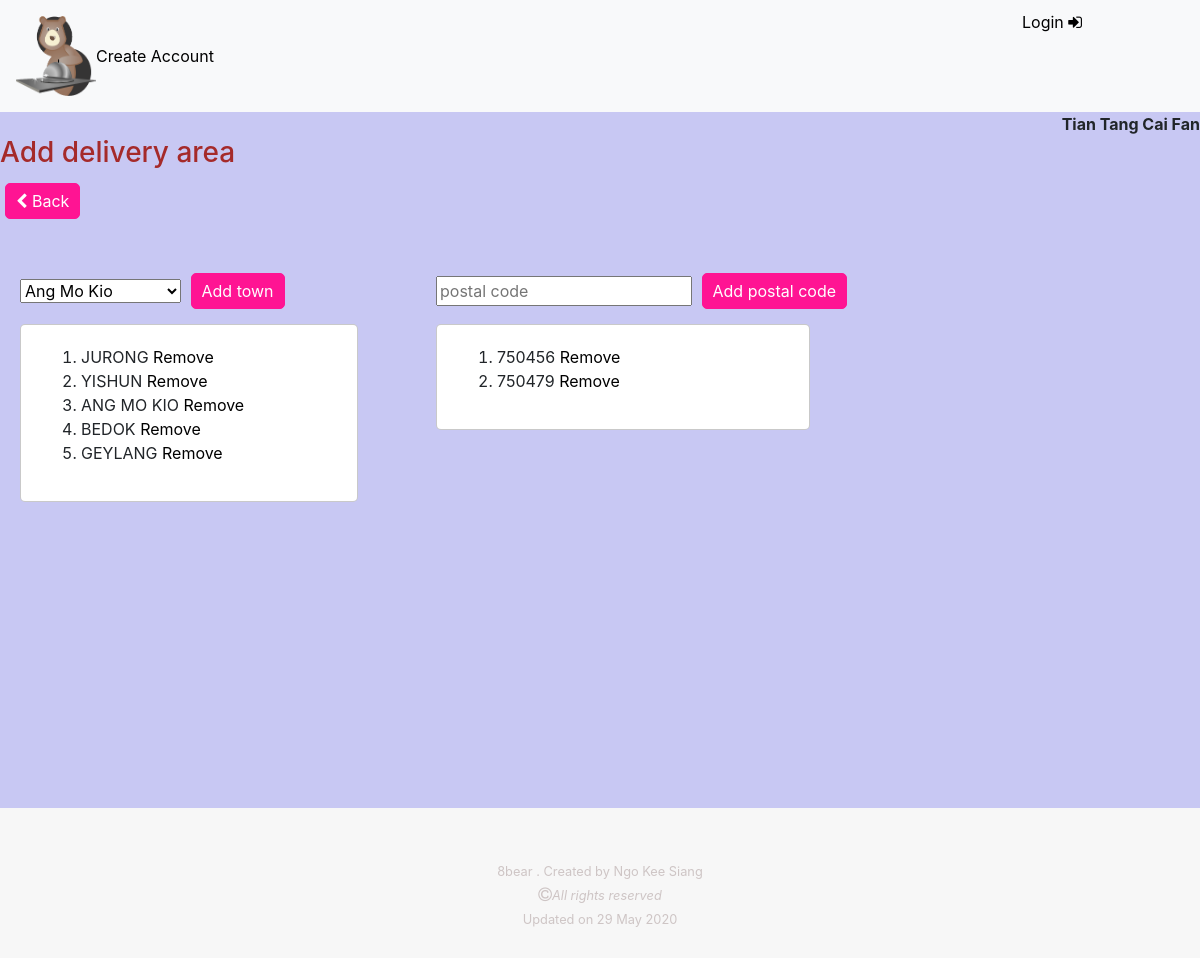
/vendor/profiles/2/delivery_area, run on the app's committed database.
### vendor/models.py (models this page shows, shortened)
class Vendor(models.Model):
    category = models.ManyToManyField(Category)
    postal_code = models.PositiveIntegerField( null=False, blank=False)
    name = models.CharField( max_length=100, null=False, blank=False)
    block = models.PositiveSmallIntegerField( null=False, blank=False)
    street = models.CharField(max_length=254, null=False, blank=False)
    contact = models.PositiveIntegerField(validators=[MinValueValidator(10000000), MaxValueValidator(99999999)], null=False, blank=False)
    date_joined = models.DateTimeField(auto_now_add=True)
    user = models.ForeignKey(User, null=True, on_delete=models.SET_NULL)
    user_contact = models.PositiveIntegerField(validators=[MinValueValidator(10000000), MaxValueValidator(99999999)], null=False, blank=False)
    license_number = models.CharField(max_length=10, null=False, blank=False)
    license_check = models.BooleanField(default=False)
    photo_url=models.URLField(max_length=1024, null=True, blank=True)
    vendordeliverytown = models.ManyToManyField(VendorDeliveryTown)
    vendordeliverypostal = models.ManyToManyField(VendorDeliveryPostal)

class VendorDeliveryTown(models.Model):
    town = models.CharField( max_length=100, null=False, blank=False)
    def __str__(self):
        return str(self.town)

class VendorDeliveryPostal(models.Model):
    postal_code = models.PositiveIntegerField( null=False, blank=False)
    def __str__(self):
        return str(self.postal_code)

### vendor/views.py (the view)
# urls.py: path('profiles/<vendor_profile_id>/delivery_area', vendor.views.create_delivery_area, name='create_delivery_area_route'),
def create_delivery_area(request, vendor_profile_id):
    if request.method == "POST":
        vendor_object = get_object_or_404(Vendor, pk=vendor_profile_id)
        try:
            town = request.POST["town"].upper()
            existing_town_number = VendorDeliveryTown.objects.filter(town=town).count()  # check if town already exist in VendorDeliveryTown table(0 means not exist yet)
            if existing_town_number == 0:
                f = VendorDeliveryTown.objects.create(town=town)  # create a new town object in VendorDeliveryTown table
                vendor_object.vendordeliverytown.add(f)  # add the town object into Vendor table's town manytomany field
            else:
                vendor_filter_by_town = Vendor.objects.filter(id=vendor_profile_id).filter(vendordeliverytown__town=town)
                if vendor_filter_by_town:
                    messages.warning(request, "Town already exists.")
                else:
                    existing_town_object = get_object_or_404(VendorDeliveryTown, town=town)
                    vendor_object.vendordeliverytown.add(existing_town_object)
        except:
            postal = request.POST["postal"]
            existing_postal = VendorDeliveryPostal.objects.filter(postal_code=postal).count()
            if existing_postal == 0:
                f = VendorDeliveryPostal.objects.create(postal_code=postal)
                vendor_object.vendordeliverypostal.add(f)
            else:
                vendor_filter_by_postal = Vendor.objects.filter(id=vendor_profile_id).filter(vendordeliverypostal__postal_code=postal)
                if vendor_filter_by_postal:
                    messages.warning(request, "Postal code already exists.")
                else:
                    existing_postal_object = get_object_or_404(VendorDeliveryPostal, postal_code=postal)
                    vendor_object.vendordeliverypostal.add(existing_postal_object)
        return redirect(reverse(create_delivery_area, kwargs={'vendor_profile_id': vendor_profile_id}))
    else:
        vendor_object = get_object_or_404(Vendor, pk=vendor_profile_id)
        towns = VendorDeliveryTown.objects.filter(vendor=vendor_object)
        postals = VendorDeliveryPostal.objects.filter(vendor=vendor_object)
        vendor_name = vendor_object.name
        return render(request, "vendor/vendor_delivery_area.html", {
            "towns": towns,
            "postals": postals,
            "vendor_profile_id": vendor_profile_id,
            "vendor_name": vendor_name
        })

### vendor/templates/vendor/vendor_delivery_area.html (shortened to what this page needs)
{% extends 'base_template.html' %}
{%load static%}
{%block css %}
<link rel="stylesheet" href="{% static 'vendor_pages.css' %}">
{%endblock%}
{%block content%}
<div style="float:right;"><strong> {{vendor_name}} </strong></div>
<br>
<h3> Add delivery area </h3>
<button class="vendor-buttons"><i class="fa fa-chevron-left" aria-hidden="true"></i><a href="{% url 'view_vendor_profiles_route' %}"> Back </a></button>
<br><br>
<div class="town-and-postal">
    <div class="add-town">
        <form method="POST">
            <select name="town">
                <option value="ANG MO KIO">Ang Mo Kio</option>
            </select>
            <input type="submit" value="Add town" class="vendor-buttons">
        </form>
        <section class="town-postal-section">
            <ol>
            {%for i in towns %}
                <li>{{i}} <a href="{% url 'remove_town_vendor_route' town_vendor_id=i.id vendor_profile_id=vendor_profile_id %}">Remove</a> </li>
            {%endfor%}
            </ol>
        </section>
    </div>
    <div class="add-postal">
        <form method="POST">
            <input type="text" placeholder="postal code" name="postal">
            <input type="submit" value="Add postal code" class="vendor-buttons">
        </form>
        <section class="town-postal-section">
            <ol>
            {%for i in postals %}
                <li>{{i}} <a href="{% url 'remove_postal_vendor_route' postal_vendor_id=i.id vendor_profile_id=vendor_profile_id %}">Remove</a></li>
            {%endfor%}
            </ol>
        </section>
    </div>
</div>
{%endblock%}

### static/style.css (style rules this page uses)
body { background-color:white; }
a { text-decoration:none !important; color:black; }
.vendor-buttons { border:1px solid deeppink; padding:5px; padding-left:10px; padding-right:10px; border-radius:5px; background-color: deeppink; margin:5px; color:white; }
.vendor-buttons a { color:white; }
h3 { color:brown; }

### vendor/templates/vendor/vendor_delivery_area.html (style rules this page uses)
.town-and-postal { display: flex; flex-wrap: wrap; min-height:70vh; }
.add-town, .add-postal { min-width:33%; margin:10px; padding:10px; }
.town-postal-section { border: 1px solid rgba(170, 170, 170, 0.635); padding:20px; margin-top:10px; margin-right:20px; width:90%; border-radius:5px; background-color: white; }

### data on the page
Vendor: name "Tian Tang Cai Fan"
VendorDeliveryTown: town "JURONG"
VendorDeliveryTown: town "YISHUN"
VendorDeliveryTown: town "ANG MO KIO"
VendorDeliveryTown: town "BEDOK"
VendorDeliveryTown: town "GEYLANG"
VendorDeliveryPostal: postal_code "750456"
VendorDeliveryPostal: postal_code "750479"
